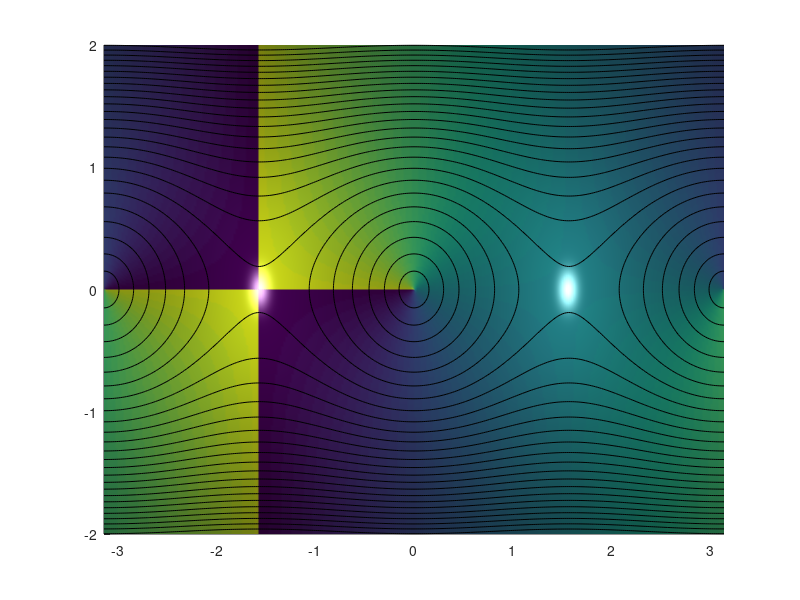

Reproduce this figure in MATLAB. (Note: this script raises an error after producing the figure.)
% --- Specimen C: Vibrant 3D Complex Sine Mapping Surface ---
clear; clc; close all;

% 1. Create a Dense Grid in the z-Plane
x = linspace(-pi, pi, 300);
y = linspace(-2, 2, 300);
[X, Y] = meshgrid(x, y);
Z_domain = X + 1i*Y;

% 2. Compute the Complex Sine Mapping
W = sin(Z_domain);

% 3. Extract Geometric Attributes for 3D Plotting
W_magnitude = abs(W);  % Determines the surface height (Z-axis)
W_phase = angle(W);    % Determines the vivid surface color mapping

% 4. Generate the 3D Visualization
figure('Position', [100, 100, 950, 700], 'Color', [1, 1, 1]);
hold on;

% Plot the surface with thin, subtle grid lines to see the warped mesh
surf_handle = surf(X, Y, W_magnitude, W_phase, ...
    'FaceColor', 'interp', ...
    'EdgeColor', [0.1, 0.1, 0.1], ...
    'EdgeAlpha', 0.12, ...
    'LineWidth', 0.5);

% Smooth shading and high-contrast professional lighting setup
shading interp;
lighting gouraud;
camlight('headlight');
material shiny; % Boosts specular highlights for brighter appearance

% 5. Add Crisp Contours along the Slopes (Ellipses/Hyperbolas)
[~, hContour] = contour3(X, Y, W_magnitude, 25, 'k-');
hContour.LineWidth = 1.0;
hContour.EdgeAlpha = 0.4;

% 6. Apply an Ultra-Bright, High-Contrast Custom Colormap (Hsv-based)
% This matches vibrant multi-specimen phase mapping conventions
vibrant_map = hsv(256); 
colormap(vibrant_map);
caxis([-pi, pi]); % Bind colors exactly to phase boundaries

% Colorbar Configuration
c_bar = colorbar;
ylabel(c_bar, 'Phase / Argument of sin(z) (radians)', 'FontSize', 11, 'FontWeight', 'bold');
set(c_bar, 'LineWidth', 1.0);

% Set viewing angle to capture the 3D relief structure and valleys clearly
view(-15, 20); 

% Labels and Architecture Formatting
grid on; box on;
ax = gca;
ax.GridAlpha = 0.3;
ax.LineWidth = 1.2;

title('3D Magnitude Surface of w = sin(z) [Vibrant Phase Mapping]', 'FontSize', 13, 'FontWeight', 'bold');
xlabel('Real Axis (x)', 'FontSize', 11, 'FontWeight', 'bold');
ylabel('Imaginary Axis (y)', 'FontSize', 11, 'FontWeight', 'bold');
zlabel('Magnitude |sin(z)|', 'FontSize', 11, 'FontWeight', 'bold');

% Fix aspect ratio to keep physical geometric scaling proportional
pbaspect([1.5, 1, 0.9]); 

% Export for LaTeX document integration as an uncompressed high-res raster
exportgraphics(gcf, 'SpecimenC_Vibrant_3D_Sine.png', 'Resolution', 300);
